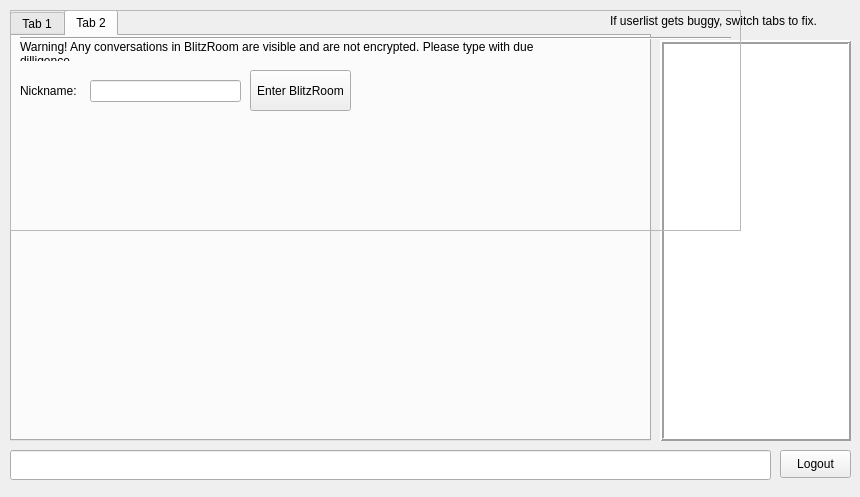
<?xml version="1.0" encoding="UTF-8"?>
<ui version="4.0">
 <class>RoomClass</class>
 <widget class="QWidget" name="RoomClass">
  <property name="geometry">
   <rect>
    <x>0</x>
    <y>0</y>
    <width>860</width>
    <height>497</height>
   </rect>
  </property>
  <widget class="QWidget" name="widget_2" native="true">
   <property name="geometry">
    <rect>
     <x>0</x>
     <y>0</y>
     <width>860</width>
     <height>497</height>
    </rect>
   </property>
   <widget class="QWidget" name="splitter" native="true">
    <property name="enabled">
     <bool>true</bool>
    </property>
    <property name="geometry">
     <rect>
      <x>10</x>
      <y>10</y>
      <width>841</width>
      <height>491</height>
     </rect>
    </property>
    <property name="styleSheet">
     <string notr="true"/>
    </property>
    <widget class="QTabWidget" name="tab">
     <property name="enabled">
      <bool>true</bool>
     </property>
     <property name="geometry">
      <rect>
       <x>0</x>
       <y>0</y>
       <width>641</width>
       <height>431</height>
      </rect>
     </property>
     <property name="styleSheet">
      <string notr="true"/>
     </property>
     <property name="tabShape">
      <enum>QTabWidget::Rounded</enum>
     </property>
     <property name="currentIndex">
      <number>1</number>
     </property>
     <property name="tabsClosable">
      <bool>false</bool>
     </property>
     <widget class="QWidget" name="widget_4">
      <attribute name="title">
       <string>Tab 1</string>
      </attribute>
     </widget>
     <widget class="QWidget" name="tab_5">
      <attribute name="title">
       <string>Tab 2</string>
      </attribute>
      <zorder>hide3</zorder>
     </widget>
    </widget>
    <widget class="QLineEdit" name="lineEdit">
     <property name="geometry">
      <rect>
       <x>0</x>
       <y>440</y>
       <width>761</width>
       <height>30</height>
      </rect>
     </property>
     <property name="sizePolicy">
      <sizepolicy hsizetype="Fixed" vsizetype="Fixed">
       <horstretch>0</horstretch>
       <verstretch>0</verstretch>
      </sizepolicy>
     </property>
     <property name="maximumSize">
      <size>
       <width>16777215</width>
       <height>30</height>
      </size>
     </property>
    </widget>
    <widget class="QLabel" name="label_buggy">
     <property name="geometry">
      <rect>
       <x>600</x>
       <y>0</y>
       <width>241</width>
       <height>21</height>
      </rect>
     </property>
     <property name="text">
      <string>If userlist gets buggy, switch tabs to fix.</string>
     </property>
    </widget>
    <widget class="QListView" name="userView">
     <property name="geometry">
      <rect>
       <x>650</x>
       <y>30</y>
       <width>191</width>
       <height>401</height>
      </rect>
     </property>
     <property name="sizePolicy">
      <sizepolicy hsizetype="Expanding" vsizetype="Expanding">
       <horstretch>0</horstretch>
       <verstretch>0</verstretch>
      </sizepolicy>
     </property>
     <property name="minimumSize">
      <size>
       <width>0</width>
       <height>300</height>
      </size>
     </property>
     <property name="maximumSize">
      <size>
       <width>16777215</width>
       <height>16777215</height>
      </size>
     </property>
     <property name="styleSheet">
      <string notr="true"/>
     </property>
     <property name="frameShape">
      <enum>QFrame::Box</enum>
     </property>
     <property name="frameShadow">
      <enum>QFrame::Raised</enum>
     </property>
     <property name="lineWidth">
      <number>2</number>
     </property>
     <property name="midLineWidth">
      <number>0</number>
     </property>
    </widget>
    <widget class="QPushButton" name="disconnect">
     <property name="geometry">
      <rect>
       <x>770</x>
       <y>440</y>
       <width>71</width>
       <height>28</height>
      </rect>
     </property>
     <property name="text">
      <string>Logout</string>
     </property>
    </widget>
   </widget>
   <widget class="QWidget" name="hide3" native="true">
    <property name="geometry">
     <rect>
      <x>10</x>
      <y>10</y>
      <width>841</width>
      <height>441</height>
     </rect>
    </property>
    <widget class="QFrame" name="frame">
     <property name="geometry">
      <rect>
       <x>0</x>
       <y>0</y>
       <width>731</width>
       <height>221</height>
      </rect>
     </property>
     <property name="frameShape">
      <enum>QFrame::StyledPanel</enum>
     </property>
     <property name="frameShadow">
      <enum>QFrame::Sunken</enum>
     </property>
     <widget class="QLabel" name="label_10">
      <property name="geometry">
       <rect>
        <x>10</x>
        <y>-132</y>
        <width>131</width>
        <height>16</height>
       </rect>
      </property>
      <property name="font">
       <font>
        <pointsize>11</pointsize>
        <weight>75</weight>
        <bold>true</bold>
       </font>
      </property>
      <property name="text">
       <string>Enter BlitzRoom</string>
      </property>
     </widget>
     <widget class="QFrame" name="frame_3">
      <property name="geometry">
       <rect>
        <x>10</x>
        <y>20</y>
        <width>711</width>
        <height>16</height>
       </rect>
      </property>
      <property name="frameShape">
       <enum>QFrame::HLine</enum>
      </property>
      <property name="frameShadow">
       <enum>QFrame::Sunken</enum>
      </property>
     </widget>
     <widget class="QPushButton" name="buttonConnect">
      <property name="geometry">
       <rect>
        <x>240</x>
        <y>60</y>
        <width>101</width>
        <height>41</height>
       </rect>
      </property>
      <property name="text">
       <string>Enter BlitzRoom</string>
      </property>
     </widget>
    </widget>
    <widget class="QLabel" name="hide2">
     <property name="geometry">
      <rect>
       <x>10</x>
       <y>30</y>
       <width>521</width>
       <height>21</height>
      </rect>
     </property>
     <property name="text">
      <string>Warning! Any conversations in BlitzRoom are visible and are not encrypted. Please type with due dilligence</string>
     </property>
     <property name="wordWrap">
      <bool>true</bool>
     </property>
     <property name="openExternalLinks">
      <bool>true</bool>
     </property>
     <property name="textInteractionFlags">
      <set>Qt::TextSelectableByMouse</set>
     </property>
    </widget>
    <widget class="QLabel" name="label_5">
     <property name="geometry">
      <rect>
       <x>10</x>
       <y>70</y>
       <width>71</width>
       <height>21</height>
      </rect>
     </property>
     <property name="text">
      <string>Nickname:</string>
     </property>
    </widget>
    <widget class="QLineEdit" name="editPseudo">
     <property name="geometry">
      <rect>
       <x>80</x>
       <y>70</y>
       <width>151</width>
       <height>22</height>
      </rect>
     </property>
     <property name="text">
      <string/>
     </property>
    </widget>
   </widget>
  </widget>
  <action name="actionQuit">
   <property name="text">
    <string>Quitter</string>
   </property>
   <property name="shortcut">
    <string>Ctrl+Q</string>
   </property>
  </action>
  <action name="actionCloseTab">
   <property name="text">
    <string>Fermer l'onglet</string>
   </property>
  </action>
 </widget>
 <layoutdefault spacing="6" margin="11"/>
 <resources/>
 <connections/>
</ui>
